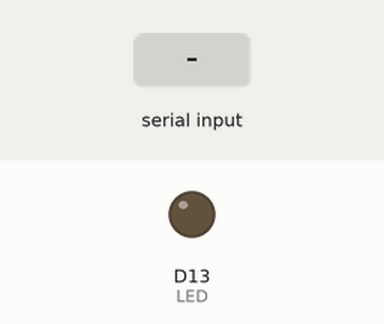
Recording of a program running on a simulated STM32 Nucleo. Shown: output pins drawn as LEDs (lit = HIGH). The test bench sets the inputs (shaded band). What the program prints to the serial monitor is not drawn.

Above: at 1.2 s.
1.3 s: "1\n" received over Serial
Timing chart, 0 to 4.3 s (numbered marks = the images above; inputs shaded):
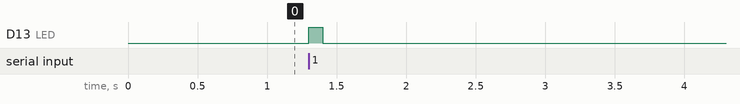

The program:

main.cpp
```cpp
#include <Arduino.h>
#define LED LED_BUILTIN

String message; // Close enough to std::string, but why...

void setup()
{
    Serial.begin(9600);
    message = "";
    Serial.println("\nSerial data transmission initialised");

    pinMode(LED, OUTPUT);

    digitalWrite(LED, LOW);
}

void loop()
{
    if(Serial.available())
    {
        message = Serial.readStringUntil('\n');
        message.trim(); // remove trailing whitespace

        Serial.print("Received : ");
        Serial.println(message);
        digitalWrite(LED, HIGH);
        delay(100);
        digitalWrite(LED, LOW);


        // if(message == "q") // Exemple de commande simple valide
        // {
        //     Serial.println("\nDoing something...\n");
        // }
        // if(message == "a")
        // {
        //   digitalWrite(LED, HIGH);
        // }
        // if(message == "b")
        // {
        //   digitalWrite(LED, LOW);
        // }

        Serial.flush();
    }
}
```

Measured:
- after the input at 1.3 s, D13 (LED): LOW → HIGH at once, → LOW 0.10 s later
